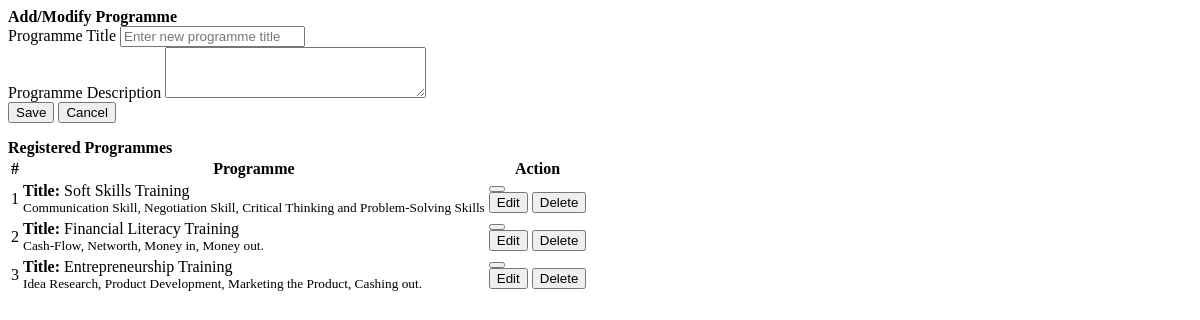
The app's page /admin/courses.php, older data.
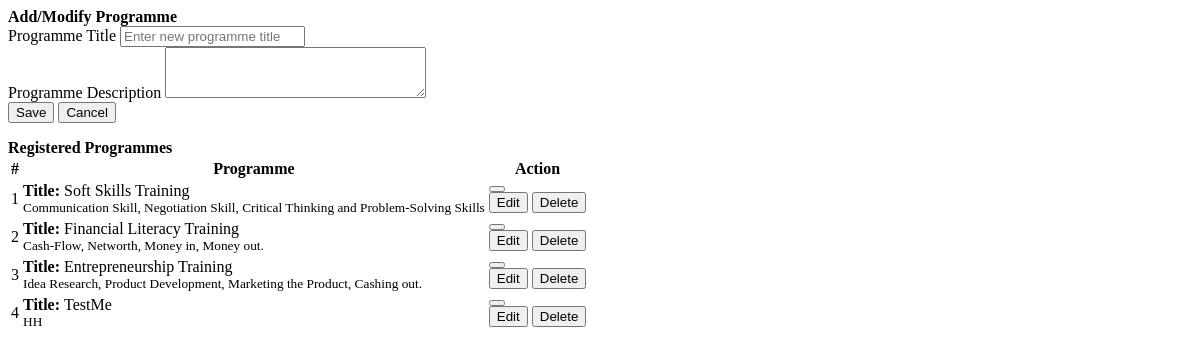
The same page, newer data.
### tables this page shows
CREATE TABLE `programme` (
  `id` int(30) NOT NULL,
  `course` varchar(200) NOT NULL,
  `description` text NOT NULL
);

### admin/courses.php (the view, shortened to what this page needs)
<?php include('db_connect.php');?>
<div class="container-fluid">
	<div class="col-lg-12">
		<div class="row">
			<div class="col-md-4">
			<form action="" id="manage-course">
				<div class="card">
					<div class="card-header">
						    <b>Add/Modify Programme</b>
				  	</div>
					<div class="card-body">
							<div class="form-group">
								<label class="control-label">Programme Title</label>
								<input type="text" placeholder="Enter new programme title" class="form-control" name="course">
							</div>
							<div class="form-group">
								<label class="control-label">Programme Description</label>
								<textarea class="form-control" cols="30" rows='3' name="description"></textarea>
							</div>
					</div>
					<div class="card-footer">
						<div class="row">
							<div class="col-md-12">
								<button class="btn btn-sm btn-primary col-sm-3 offset-md-3"> Save</button>
								<button class="btn btn-sm btn-default col-sm-3" type="button" onclick="_reset()"> Cancel</button>
							</div>
						</div>
					</div>
				</div>
			</form>
			</div>
			<div class="col-md-8">
				<div class="card">
					<div class="card-header">
						<b>Registered Programmes</b>
					</div>
					<div class="card-body">
						<table class="table table-bordered table-hover">
							<thead>
								<tr>
									<th>#</th>
									<th class="text-center">Programme</th>
									<th class="text-center">Action</th>
								</tr>
							</thead>
							<tbody>
								<?php
								$i = 1;
								$course = $conn->query("SELECT * FROM programme order by id asc");
								while($row=$course->fetch_assoc()):
								?>
								<tr>
									<td><?php echo $i++ ?></td>
									<td class="">
										<p><b>Title: </b><?php echo $row['course'] ?><br/>
										<small><?php echo $row['description'] ?></small></p>
									</td>
									<td class="text-center">
									<div class="btn-group">
  <button type="button" class="btn btn-secondary dropdown-toggle" data-toggle="dropdown" aria-expanded="false">
  </button>
  <div class="dropdown-menu dropdown-menu-right">
    <button class="dropdown-item edit_course" type="button" data-id="<?php echo $row['id'] ?>" data-course="<?php echo $row['course'] ?>" data-description="<?php echo $row['description'] ?>" ><span class="text-primary">Edit</span></button>
	 <button class="dropdown-item delete_course" type="button" data-id="<?php echo $row['id'] ?>"><span class="text-danger">Delete</span></button>
  </div>
</div>
									</td>
								</tr>
								<?php endwhile; ?>
							</tbody>
						</table>
					</div>
				</div>
			</div>
		</div>
	</div>
</div>

### admin/courses.php (style rules this page uses)
td { vertical-align: middle !important; }

Row changes from the older to the newer data that the page shows:
added programme: course "TestMe", description "HH"
